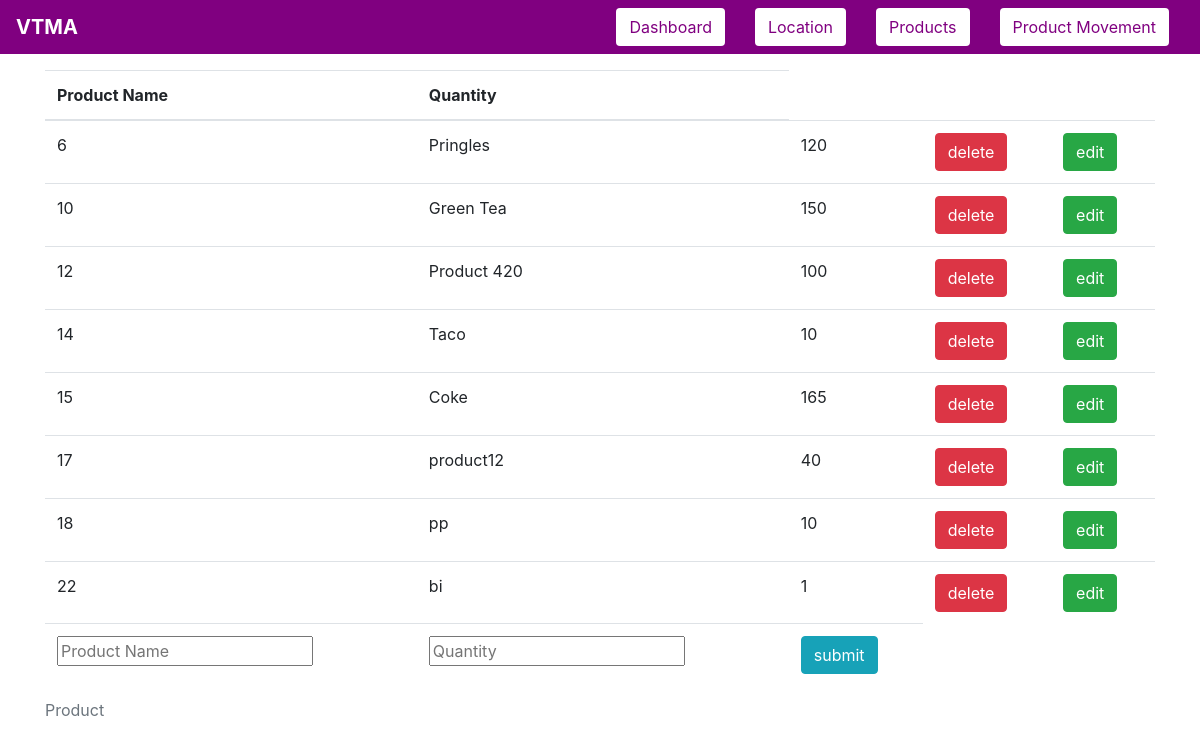
The page /product on the database as committed earlier.
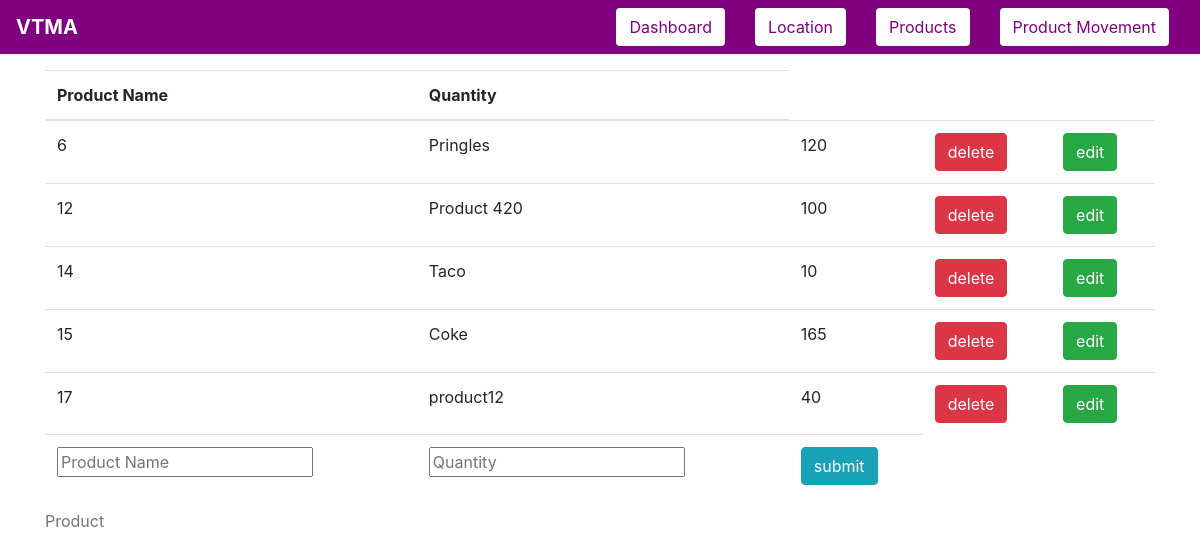
The same page on the database as committed later.
### tables this page shows
CREATE TABLE products(prod_id INTEGER PRIMARY KEY AUTOINCREMENT,
                    prod_name TEXT UNIQUE NOT NULL,
                    prod_quantity INTEGER NOT NULL,
                    unallocated_quantity INTEGER);

### app.py (the view)
@app.route("/product", methods=["GET"])
def get_products():
    db = sqlite3.connect(DATABASE_NAME)
    cursor = db.cursor()
    cursor.execute(select_from_product)
    products = cursor.fetchall()
    return render("product.html", link=link, products=products, title="Products Log")

### templates/product.html (shortened to what this page needs)
{% extends 'base-template.html' %}
{% block content %}
    <div class="container">
        <table class="table">
         <caption>Product</caption>
            <thead>
                <th scope="col">Product Name</th>
                <th scope="col">Quantity</th>
            </thead>
            <tbody>
                {% for product in products %}
                    <tr>
                        <td>{{ product[0] }}</td>
                        <td>{{ product[1] }}</td>
                        <td>{{ product[2] }}</td>
                        <td>
                            <a href="{{ url_for('delete', prod_id=product[0], type='product') }}">
                                <button name="button" type="button" class="btn btn-danger" value= "delete" >delete</button><br>
                            </a>
                        </td>
                        <td>
                            <button name="button" type="button" class="btn btn-success" value= "edit" data-toggle="modal" data-target="#edit_{{ product[0] }}" >edit</button><br>
                        </td>
                    </tr>
                {% endfor %}
                <tr>
                    <form action = "{{ url_for('add_product') }}" method = "POST">
                        <td>
                            <input name = "prod_name" placeholder="Product Name" required autofocus>
                        </td>
                        <td>
                            <input name = "prod_quantity" placeholder="Quantity" required>
                        </td>
                        <td>
                            <input type= "submit" class="btn btn-info btn-group-toggle" value= "submit" /><br>
                        </td>
                    </form>
                </tr>
            </tbody>
        </table>
    </div>
{% endblock %}

Rows that differ between the two databases and show on the page:
removed products: prod_id "10", prod_name "Green Tea", prod_quantity "150"
removed products: prod_id "18", prod_name "pp", prod_quantity "10"
removed products: prod_id "22", prod_name "bi", prod_quantity "1"
